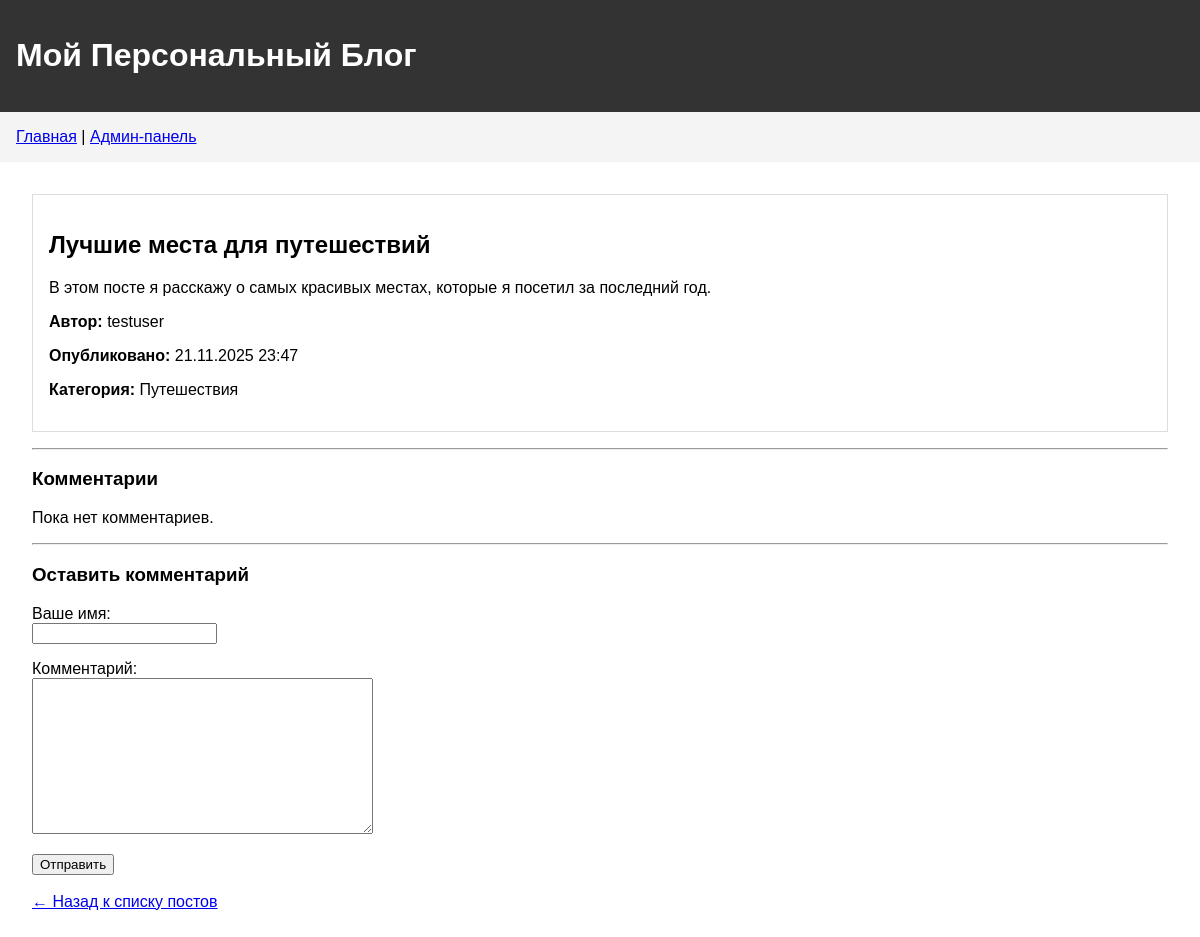
The app's page /post/2/ with its own data.
### blog/models.py (models this page shows, shortened)
class Post(models.Model):
    title = models.CharField(max_length=200, verbose_name='Заголовок')
    content = models.TextField(verbose_name='Содержание')
    created_date = models.DateTimeField(default=timezone.now, verbose_name='Дата создания')
    published_date = models.DateTimeField(blank=True, null=True, verbose_name='Дата публикации')
    author = models.ForeignKey(User, on_delete=models.CASCADE, verbose_name='Автор')
    category = models.ForeignKey(Category, on_delete=models.SET_NULL, null=True, verbose_name='Категория')
    image = models.ImageField(upload_to='post_images/', blank=True, null=True, verbose_name='Изображение')
    class Meta:
        verbose_name = 'Пост'
        verbose_name_plural = 'Посты'

class Category(models.Model):
    name = models.CharField(max_length=100, verbose_name='Название категории')
    description = models.TextField(blank=True, verbose_name='Описание')
    class Meta:
        verbose_name = 'Категория'
        verbose_name_plural = 'Категории'

### blog/views.py (the view)
# urls.py: path('post/<int:pk>/', views.post_detail, name='post_detail'),
def post_detail(request, pk):
    post = get_object_or_404(Post, pk=pk)
    comments = post.comments.filter(approved=True)
    if request.method == 'POST':
        form = CommentForm(request.POST)
        if form.is_valid():
            comment = form.save(commit=False)
            comment.post = post
            comment.save()
            form = CommentForm()
    else:
        form = CommentForm()
    context = {
        'post': post,
        'comments': comments,
        'form': form,
    }
    return render(request, 'blog/post_detail.html', context)

### blog/forms.py
class CommentForm(forms.ModelForm):
    class Meta:
        model = Comment
        fields = ['author_name', 'text']
        labels = {
            'author_name': 'Ваше имя',
            'text': 'Комментарий',
        }

### blog/templates/blog/post_detail.html (shortened to what this page needs)
{% extends 'blog/base.html' %}
{% block content %}
    <article class="post">
        <h2>{{ post.title }}</h2>
        <p>{{ post.content|linebreaks }}</p>
        <div class="post-meta">
            <p><strong>Автор:</strong> {{ post.author }}</p>
            <p><strong>Опубликовано:</strong> {{ post.published_date|date:"d.m.Y H:i" }}</p>
            <p><strong>Категория:</strong> {{ post.category.name }}</p>
        </div>
    </article>
    <hr>
    <h3>Комментарии</h3>
    {% if comments %}
        {% for comment in comments %}
            <div class="comment">
                <p><strong>{{ comment.author_name }}</strong>,
                   {{ comment.created_date|date:"d.m.Y H:i" }}</p>
                <p>{{ comment.text|linebreaks }}</p>
            </div>
        {% endfor %}
    {% else %}
        <p>Пока нет комментариев.</p>
    {% endif %}
    <hr>
    <h3>Оставить комментарий</h3>
    <form method="post">
        <p>
            {{ form.author_name.label_tag }}<br>
            {{ form.author_name }}
        </p>
        <p>
            {{ form.text.label_tag }}<br>
            {{ form.text }}
        </p>
        <button type="submit">Отправить</button>
    </form>
    <br>
    <a href="{% url 'post_list' %}">← Назад к списку постов</a>
{% endblock %}

### blog/templates/blog/base.html (style rules this page uses)
body { font-family: Arial, sans-serif; margin: 0; padding: 0; }
.post { border: 1px solid #ddd; margin-bottom: 1rem; padding: 1rem; }

### records on screen
Post: title "Лучшие места для путешествий", content "В этом посте я расскажу о самых красивых местах, которые я посетил за последний год.", author "testuser", published_date "21.11.2025 23:47", category.name "Путешествия"
